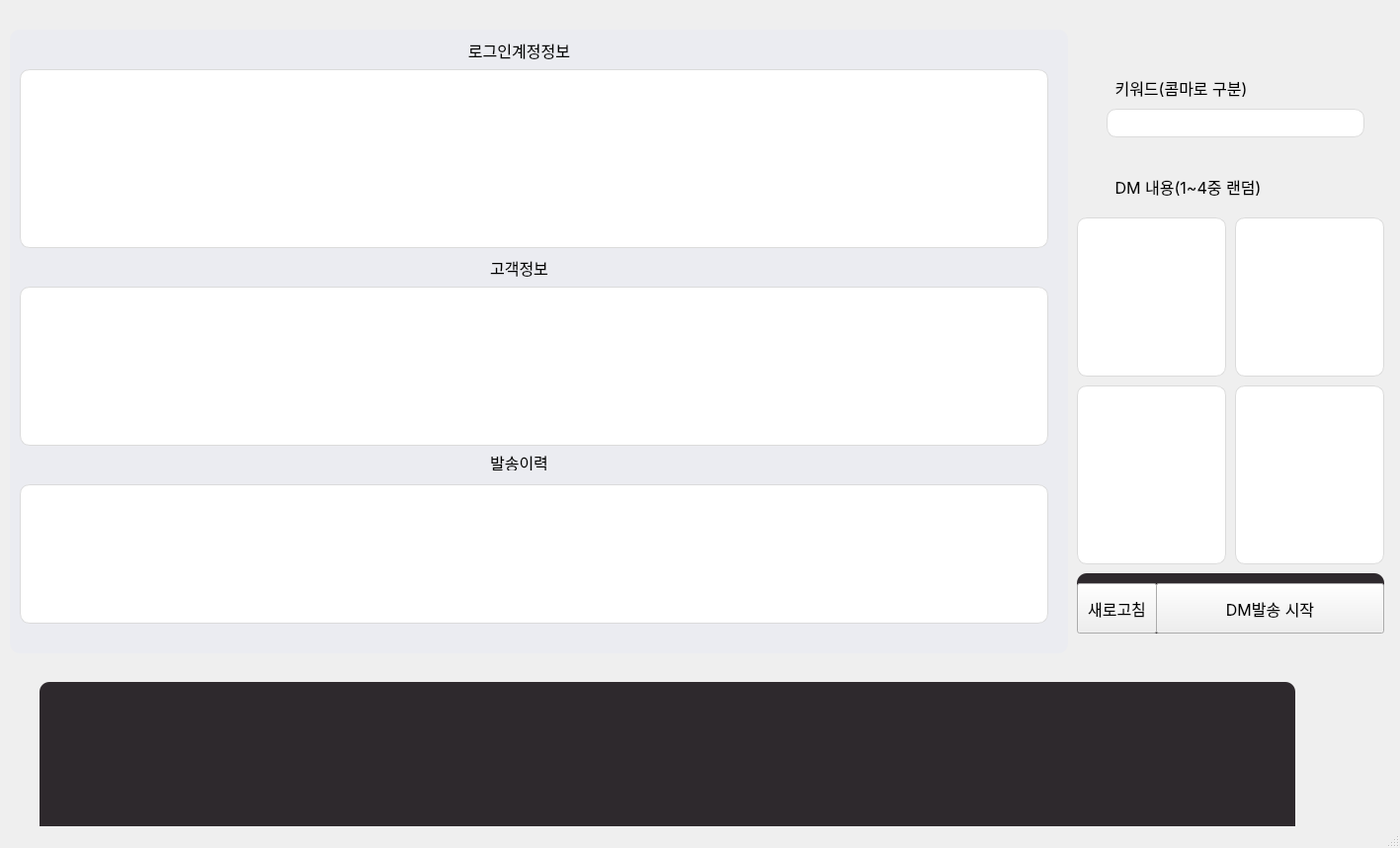
<?xml version="1.0" encoding="UTF-8"?>
<ui version="4.0">
 <class>MainWindow</class>
 <widget class="QMainWindow" name="MainWindow">
  <property name="geometry">
   <rect>
    <x>0</x>
    <y>0</y>
    <width>1417</width>
    <height>858</height>
   </rect>
  </property>
  <property name="sizePolicy">
   <sizepolicy hsizetype="Fixed" vsizetype="Fixed">
    <horstretch>0</horstretch>
    <verstretch>0</verstretch>
   </sizepolicy>
  </property>
  <property name="font">
   <font>
    <family>Inter</family>
    <pointsize>7</pointsize>
   </font>
  </property>
  <property name="windowTitle">
   <string>인스타 DM 발송_5.0_창 오픈 방식 </string>
  </property>
  <property name="toolTip">
   <string extracomment="4.5버전 - 인터넷 사용기록(쿠키, 캐시 값) 지우는 기능 추가 - 생일 인증 통과 가능"/>
  </property>
  <property name="styleSheet">
   <string notr="true">background-color: #303030;
border-color: #0096C7;
color:white;
QMainWindow{
   background-color: white
}
QFrame { 
   border: 5px solid black 
} 
This worke</string>
  </property>
  <widget class="QWidget" name="centralwidget">
   <widget class="QLabel" name="label_6">
    <property name="geometry">
     <rect>
      <x>420</x>
      <y>260</y>
      <width>211</width>
      <height>21</height>
     </rect>
    </property>
    <property name="font">
     <font>
      <family>Noto Sans CJK KR Medium</family>
      <pointsize>12</pointsize>
      <weight>50</weight>
      <bold>false</bold>
     </font>
    </property>
    <property name="layoutDirection">
     <enum>Qt::LeftToRight</enum>
    </property>
    <property name="styleSheet">
     <string notr="true">    background-color: #EBECF1;
	color:black;</string>
    </property>
    <property name="text">
     <string>고객정보</string>
    </property>
    <property name="alignment">
     <set>Qt::AlignCenter</set>
    </property>
   </widget>
   <widget class="QLabel" name="label_7">
    <property name="geometry">
     <rect>
      <x>420</x>
      <y>460</y>
      <width>211</width>
      <height>16</height>
     </rect>
    </property>
    <property name="font">
     <font>
      <family>Noto Sans CJK KR Medium</family>
      <pointsize>12</pointsize>
      <weight>50</weight>
      <bold>false</bold>
     </font>
    </property>
    <property name="layoutDirection">
     <enum>Qt::LeftToRight</enum>
    </property>
    <property name="styleSheet">
     <string notr="true">    background-color: #EBECF1;
	color:black;</string>
    </property>
    <property name="text">
     <string>발송이력</string>
    </property>
    <property name="alignment">
     <set>Qt::AlignCenter</set>
    </property>
   </widget>
   <widget class="QTextBrowser" name="textBrowser">
    <property name="geometry">
     <rect>
      <x>40</x>
      <y>690</y>
      <width>1271</width>
      <height>181</height>
     </rect>
    </property>
    <property name="font">
     <font>
      <family>Noto Sans CJK KR Medium</family>
      <pointsize>7</pointsize>
     </font>
    </property>
    <property name="toolTip">
     <string extracomment="4.5 인터넷 사용기록 삭제 기능 추가"/>
    </property>
    <property name="styleSheet">
     <string notr="true">color:white;
background-color: #2E292D;
border-radius : 10px;</string>
    </property>
   </widget>
   <widget class="QLabel" name="label_4">
    <property name="geometry">
     <rect>
      <x>420</x>
      <y>40</y>
      <width>211</width>
      <height>21</height>
     </rect>
    </property>
    <property name="font">
     <font>
      <family>Noto Sans CJK KR Medium</family>
      <pointsize>12</pointsize>
      <weight>50</weight>
      <bold>false</bold>
     </font>
    </property>
    <property name="layoutDirection">
     <enum>Qt::LeftToRight</enum>
    </property>
    <property name="styleSheet">
     <string notr="true">    background-color: #EBECF1;
	color:black;</string>
    </property>
    <property name="text">
     <string>로그인계정정보</string>
    </property>
    <property name="alignment">
     <set>Qt::AlignCenter</set>
    </property>
   </widget>
   <widget class="QLabel" name="label_5">
    <property name="geometry">
     <rect>
      <x>1</x>
      <y>1</y>
      <width>16</width>
      <height>17</height>
     </rect>
    </property>
    <property name="text">
     <string/>
    </property>
   </widget>
   <widget class="QLabel" name="label_9">
    <property name="geometry">
     <rect>
      <x>1090</x>
      <y>170</y>
      <width>225</width>
      <height>37</height>
     </rect>
    </property>
    <property name="font">
     <font>
      <family>Noto Sans CJK KR Black</family>
      <pointsize>12</pointsize>
      <weight>50</weight>
      <bold>false</bold>
     </font>
    </property>
    <property name="text">
     <string>DM 내용(1~4중 랜덤)</string>
    </property>
    <property name="alignment">
     <set>Qt::AlignCenter</set>
    </property>
   </widget>
   <widget class="QTextEdit" name="textEdit_3">
    <property name="geometry">
     <rect>
      <x>1090</x>
      <y>390</y>
      <width>151</width>
      <height>181</height>
     </rect>
    </property>
    <property name="sizePolicy">
     <sizepolicy hsizetype="Fixed" vsizetype="Expanding">
      <horstretch>0</horstretch>
      <verstretch>0</verstretch>
     </sizepolicy>
    </property>
    <property name="font">
     <font>
      <family>Noto Sans CJK KR Medium</family>
     </font>
    </property>
    <property name="styleSheet">
     <string notr="true">border: 1px solid #dbdbdb;
    background-color: #fff;
	color:black;
	border-radius : 10px;</string>
    </property>
   </widget>
   <widget class="QTextEdit" name="textEdit_4">
    <property name="geometry">
     <rect>
      <x>1250</x>
      <y>390</y>
      <width>151</width>
      <height>181</height>
     </rect>
    </property>
    <property name="sizePolicy">
     <sizepolicy hsizetype="Fixed" vsizetype="Expanding">
      <horstretch>0</horstretch>
      <verstretch>0</verstretch>
     </sizepolicy>
    </property>
    <property name="font">
     <font>
      <family>Noto Sans CJK KR Medium</family>
     </font>
    </property>
    <property name="styleSheet">
     <string notr="true">border: 1px solid #dbdbdb;
    background-color: #fff;
	color:black;
	border-radius : 10px;</string>
    </property>
   </widget>
   <widget class="QPushButton" name="pushButton">
    <property name="geometry">
     <rect>
      <x>1170</x>
      <y>590</y>
      <width>231</width>
      <height>51</height>
     </rect>
    </property>
    <property name="font">
     <font>
      <family>Noto Sans CJK KR Black</family>
      <pointsize>12</pointsize>
      <weight>50</weight>
      <bold>false</bold>
     </font>
    </property>
    <property name="styleSheet">
     <string notr="true">background-color: #3C64FF;
    border-color: #35c5f0;
    color: #fff;
padding: 13px 10px 14px;    
    line-height: 26px;
border-radius : 10px;
QPushButton#searchButton:hover {
    border-color: #09addb;
    background-color: #09addb;
}  </string>
    </property>
    <property name="text">
     <string>DM발송 시작</string>
    </property>
   </widget>
   <widget class="QLabel" name="label_2">
    <property name="geometry">
     <rect>
      <x>1120</x>
      <y>70</y>
      <width>151</width>
      <height>37</height>
     </rect>
    </property>
    <property name="font">
     <font>
      <family>Noto Sans CJK KR Black</family>
      <pointsize>12</pointsize>
      <weight>50</weight>
      <bold>false</bold>
     </font>
    </property>
    <property name="toolTip">
     <string>&lt;html&gt;&lt;head/&gt;&lt;body&gt;&lt;p&gt;멀티 키워드를 지원합니다. 입력값은 ,(콤마)로 구분합니다. (띄어쓰기 없이)&lt;/p&gt;&lt;/body&gt;&lt;/html&gt;</string>
    </property>
    <property name="text">
     <string>키워드(콤마로 구분)</string>
    </property>
    <property name="alignment">
     <set>Qt::AlignCenter</set>
    </property>
   </widget>
   <widget class="QLineEdit" name="lineEdit">
    <property name="geometry">
     <rect>
      <x>1120</x>
      <y>110</y>
      <width>261</width>
      <height>29</height>
     </rect>
    </property>
    <property name="font">
     <font>
      <family>Noto Sans CJK KR Black</family>
      <pointsize>12</pointsize>
      <weight>75</weight>
      <bold>true</bold>
     </font>
    </property>
    <property name="styleSheet">
     <string notr="true">border: 1px solid #dbdbdb;
    background-color: #fff;
	color:black;
	border-radius : 10px;</string>
    </property>
    <property name="text">
     <string/>
    </property>
    <property name="alignment">
     <set>Qt::AlignCenter</set>
    </property>
   </widget>
   <widget class="QTextEdit" name="textEdit_2">
    <property name="geometry">
     <rect>
      <x>1250</x>
      <y>220</y>
      <width>151</width>
      <height>161</height>
     </rect>
    </property>
    <property name="sizePolicy">
     <sizepolicy hsizetype="Fixed" vsizetype="Expanding">
      <horstretch>0</horstretch>
      <verstretch>0</verstretch>
     </sizepolicy>
    </property>
    <property name="font">
     <font>
      <family>Noto Sans CJK KR Medium</family>
     </font>
    </property>
    <property name="styleSheet">
     <string notr="true">border: 1px solid #dbdbdb;
    background-color: #fff;
	color:black;
	border-radius : 10px;</string>
    </property>
   </widget>
   <widget class="QTextEdit" name="textEdit">
    <property name="geometry">
     <rect>
      <x>1090</x>
      <y>220</y>
      <width>151</width>
      <height>161</height>
     </rect>
    </property>
    <property name="sizePolicy">
     <sizepolicy hsizetype="Fixed" vsizetype="Expanding">
      <horstretch>0</horstretch>
      <verstretch>0</verstretch>
     </sizepolicy>
    </property>
    <property name="font">
     <font>
      <family>Noto Sans CJK KR Medium</family>
     </font>
    </property>
    <property name="styleSheet">
     <string notr="true">border: 1px solid #dbdbdb;
    background-color: #fff;
	color:black;
	border-radius : 10px;</string>
    </property>
   </widget>
   <widget class="QTableWidget" name="tableWidget">
    <property name="geometry">
     <rect>
      <x>20</x>
      <y>70</y>
      <width>1041</width>
      <height>181</height>
     </rect>
    </property>
    <property name="styleSheet">
     <string notr="true">border: 1px solid #dbdbdb;
    background-color: #fff;
	color:black;
	border-radius : 10px;</string>
    </property>
    <property name="dragEnabled">
     <bool>true</bool>
    </property>
    <property name="dragDropMode">
     <enum>QAbstractItemView::DragOnly</enum>
    </property>
    <property name="alternatingRowColors">
     <bool>true</bool>
    </property>
    <property name="selectionMode">
     <enum>QAbstractItemView::ExtendedSelection</enum>
    </property>
   </widget>
   <widget class="QTableWidget" name="tableWidget2">
    <property name="geometry">
     <rect>
      <x>20</x>
      <y>290</y>
      <width>1041</width>
      <height>161</height>
     </rect>
    </property>
    <property name="styleSheet">
     <string notr="true">border: 1px solid #dbdbdb;
    background-color: #fff;
	color:black;
	border-radius : 10px;</string>
    </property>
    <property name="dragEnabled">
     <bool>true</bool>
    </property>
    <property name="dragDropMode">
     <enum>QAbstractItemView::DragOnly</enum>
    </property>
    <property name="alternatingRowColors">
     <bool>true</bool>
    </property>
   </widget>
   <widget class="QTableWidget" name="tableWidget3">
    <property name="geometry">
     <rect>
      <x>20</x>
      <y>490</y>
      <width>1041</width>
      <height>141</height>
     </rect>
    </property>
    <property name="styleSheet">
     <string notr="true">border: 1px solid #dbdbdb;
    background-color: #fff;
	color:black;
	border-radius : 10px;</string>
    </property>
    <property name="dragEnabled">
     <bool>true</bool>
    </property>
    <property name="dragDropMode">
     <enum>QAbstractItemView::DragOnly</enum>
    </property>
    <property name="alternatingRowColors">
     <bool>true</bool>
    </property>
   </widget>
   <widget class="QPushButton" name="pushButton_2">
    <property name="geometry">
     <rect>
      <x>1090</x>
      <y>590</y>
      <width>81</width>
      <height>51</height>
     </rect>
    </property>
    <property name="font">
     <font>
      <family>Noto Sans CJK KR Black</family>
      <pointsize>12</pointsize>
      <weight>50</weight>
      <bold>false</bold>
     </font>
    </property>
    <property name="toolTip">
     <string>&lt;html&gt;&lt;head/&gt;&lt;body&gt;&lt;p&gt;DB 정보를 갱신해서 다시 불러옵니다.&lt;/p&gt;&lt;/body&gt;&lt;/html&gt;</string>
    </property>
    <property name="styleSheet">
     <string notr="true">background-color: #383838;
    border-color: #35c5f0;
    color: #fff;
padding: 13px 10px 14px;    
    line-height: 26px;
border-radius : 10px;
QPushButton#searchButton:hover {
    border-color: #09addb;
    background-color: #2192FF;
	border-radius : 10px;
}</string>
    </property>
    <property name="text">
     <string>새로고침</string>
    </property>
   </widget>
   <widget class="QFrame" name="frame">
    <property name="geometry">
     <rect>
      <x>10</x>
      <y>30</y>
      <width>1071</width>
      <height>631</height>
     </rect>
    </property>
    <property name="styleSheet">
     <string notr="true">background-color: #EBECF1;
border-radius : 10px;</string>
    </property>
    <property name="frameShape">
     <enum>QFrame::StyledPanel</enum>
    </property>
    <property name="frameShadow">
     <enum>QFrame::Raised</enum>
    </property>
   </widget>
   <widget class="QFrame" name="frame_2">
    <property name="geometry">
     <rect>
      <x>1090</x>
      <y>580</y>
      <width>311</width>
      <height>61</height>
     </rect>
    </property>
    <property name="styleSheet">
     <string notr="true">background-color: #2E292D;
border-radius : 10px;</string>
    </property>
    <property name="frameShape">
     <enum>QFrame::StyledPanel</enum>
    </property>
    <property name="frameShadow">
     <enum>QFrame::Raised</enum>
    </property>
   </widget>
   <zorder>frame_2</zorder>
   <zorder>frame</zorder>
   <zorder>label_6</zorder>
   <zorder>label_7</zorder>
   <zorder>textBrowser</zorder>
   <zorder>label_4</zorder>
   <zorder>label_5</zorder>
   <zorder>label_9</zorder>
   <zorder>textEdit_3</zorder>
   <zorder>textEdit_4</zorder>
   <zorder>pushButton</zorder>
   <zorder>label_2</zorder>
   <zorder>lineEdit</zorder>
   <zorder>textEdit_2</zorder>
   <zorder>textEdit</zorder>
   <zorder>tableWidget</zorder>
   <zorder>tableWidget2</zorder>
   <zorder>tableWidget3</zorder>
   <zorder>pushButton_2</zorder>
  </widget>
  <widget class="QStatusBar" name="statusbar"/>
 </widget>
 <tabstops>
  <tabstop>lineEdit</tabstop>
  <tabstop>textEdit</tabstop>
  <tabstop>textBrowser</tabstop>
 </tabstops>
 <resources/>
 <connections/>
</ui>
